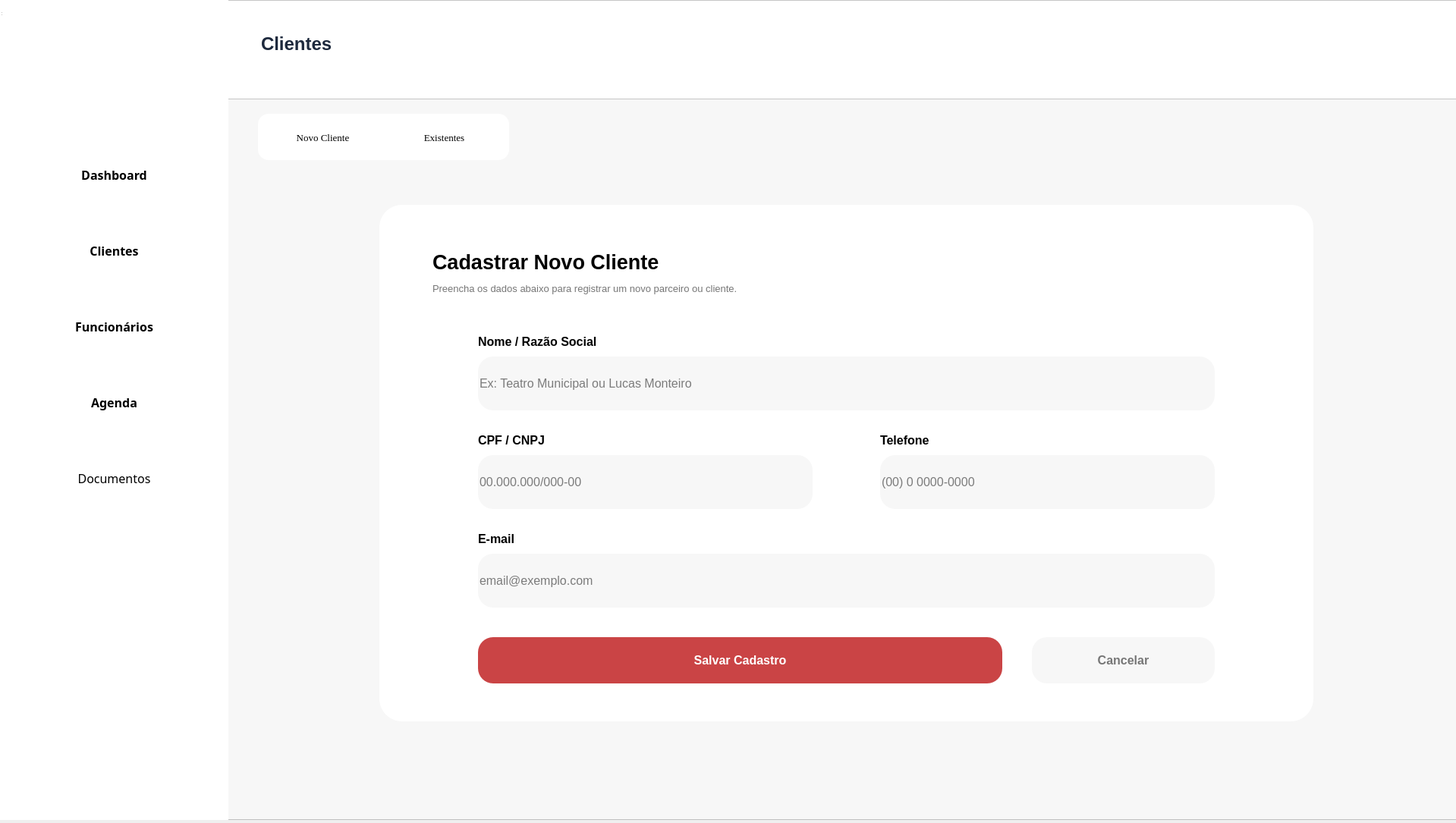
<?xml version="1.0" encoding="UTF-8"?>
<ui version="4.0">
 <class>Form</class>
<widget class="QWidget" name="Form">
  <property name="geometry">
   <rect>
    <x>0</x>
    <y>0</y>
    <width>1919</width>
    <height>1085</height>
   </rect>
  </property>
  <property name="cursor">
   <cursorShape>PointingHandCursor</cursorShape>
  </property>
  <property name="windowTitle">
   <string>MainWindow</string>
  </property>
  <widget class="QWidget" name="centralwidget">
   <widget class="QFrame" name="frame_3">
    <property name="geometry">
     <rect>
      <x>300</x>
      <y>130</y>
      <width>1621</width>
      <height>951</height>
     </rect>
    </property>
    <property name="toolTip">
     <string/>
    </property>
    <property name="styleSheet">
     <string notr="true">background-color: rgb(247, 247, 247);
</string>
    </property>
    <property name="frameShape">
     <enum>QFrame::StyledPanel</enum>
    </property>
    <property name="frameShadow">
     <enum>QFrame::Raised</enum>
    </property>
    <widget class="QFrame" name="Frame_Cliente">
     <property name="geometry">
      <rect>
       <x>200</x>
       <y>140</y>
       <width>1231</width>
       <height>681</height>
      </rect>
     </property>
     <property name="layoutDirection">
      <enum>Qt::RightToLeft</enum>
     </property>
     <property name="styleSheet">
      <string notr="true">#Frame_Cliente {
	background-color: white;
    border-radius: 30%;
	padding: 8px;
}
</string>
     </property>
     <property name="frameShape">
      <enum>QFrame::StyledPanel</enum>
     </property>
     <property name="frameShadow">
      <enum>QFrame::Raised</enum>
     </property>
     <widget class="QLabel" name="label">
      <property name="geometry">
       <rect>
        <x>70</x>
        <y>40</y>
        <width>451</width>
        <height>71</height>
       </rect>
      </property>
      <property name="font">
       <font>
        <pointsize>20</pointsize>
        <weight>75</weight>
        <bold>true</bold>
       </font>
      </property>
      <property name="styleSheet">
       <string notr="true">background-color: transparent;</string>
      </property>
      <property name="text">
       <string>Cadastrar Novo Cliente</string>
      </property>
     </widget>
     <widget class="QLabel" name="label_2">
      <property name="geometry">
       <rect>
        <x>70</x>
        <y>100</y>
        <width>521</width>
        <height>21</height>
       </rect>
      </property>
      <property name="font">
       <font>
        <pointsize>10</pointsize>
        <weight>50</weight>
        <bold>false</bold>
       </font>
      </property>
      <property name="styleSheet">
       <string notr="true">background-color: transparent;
color: rgb(118, 118, 118);</string>
      </property>
      <property name="text">
       <string>Preencha os dados abaixo para registrar um novo parceiro ou cliente.</string>
      </property>
     </widget>
     <widget class="QLineEdit" name="lineEdit_1">
      <property name="geometry">
       <rect>
        <x>130</x>
        <y>200</y>
        <width>971</width>
        <height>71</height>
       </rect>
      </property>
      <property name="font">
       <font>
        <pointsize>12</pointsize>
        <weight>50</weight>
        <bold>false</bold>
       </font>
      </property>
      <property name="styleSheet">
       <string notr="true">background-color: rgb(247, 247, 247);
border-radius: 20px;
border-color:rgb(202, 202, 202);</string>
      </property>
      <property name="text">
       <string/>
      </property>
      <property name="cursorPosition">
       <number>0</number>
      </property>
      <property name="readOnly">
       <bool>false</bool>
      </property>
      <property name="placeholderText">
       <string notr="true">Ex: Teatro Municipal ou Lucas Monteiro</string>
      </property>
      <property name="clearButtonEnabled">
       <bool>false</bool>
      </property>
     </widget>
     <widget class="QLineEdit" name="lineEdit_4">
      <property name="geometry">
       <rect>
        <x>130</x>
        <y>460</y>
        <width>971</width>
        <height>71</height>
       </rect>
      </property>
      <property name="font">
       <font>
        <pointsize>12</pointsize>
        <weight>50</weight>
        <bold>false</bold>
       </font>
      </property>
      <property name="styleSheet">
       <string notr="true">background-color: rgb(247, 247, 247);
border-radius: 20px;
border-color:rgb(202, 202, 202);</string>
      </property>
      <property name="text">
       <string/>
      </property>
      <property name="placeholderText">
       <string>email@exemplo.com</string>
      </property>
     </widget>
     <widget class="QLineEdit" name="lineEdit_2">
      <property name="geometry">
       <rect>
        <x>130</x>
        <y>330</y>
        <width>441</width>
        <height>71</height>
       </rect>
      </property>
      <property name="font">
       <font>
        <pointsize>12</pointsize>
        <weight>50</weight>
        <bold>false</bold>
       </font>
      </property>
      <property name="styleSheet">
       <string notr="true">background-color: rgb(247, 247, 247);
border-radius: 20px;
border-color:rgb(202, 202, 202);</string>
      </property>
      <property name="text">
       <string/>
      </property>
      <property name="placeholderText">
       <string>00.000.000/000-00</string>
      </property>
     </widget>
     <widget class="QLineEdit" name="lineEdit_3">
      <property name="geometry">
       <rect>
        <x>660</x>
        <y>330</y>
        <width>441</width>
        <height>71</height>
       </rect>
      </property>
      <property name="font">
       <font>
        <pointsize>12</pointsize>
        <weight>50</weight>
        <bold>false</bold>
       </font>
      </property>
      <property name="styleSheet">
       <string notr="true">background-color: rgb(247, 247, 247);
border-radius: 20px;
border-color:rgb(202, 202, 202);</string>
      </property>
      <property name="text">
       <string/>
      </property>
      <property name="placeholderText">
       <string>(00) 0 0000-0000</string>
      </property>
     </widget>
     <widget class="QLabel" name="label_3">
      <property name="geometry">
       <rect>
        <x>130</x>
        <y>170</y>
        <width>231</width>
        <height>21</height>
       </rect>
      </property>
      <property name="font">
       <font>
        <pointsize>12</pointsize>
        <weight>75</weight>
        <bold>true</bold>
       </font>
      </property>
      <property name="styleSheet">
       <string notr="true">background-color: transparent;</string>
      </property>
      <property name="text">
       <string>Nome / Razão Social</string>
      </property>
     </widget>
     <widget class="QLabel" name="label_4">
      <property name="geometry">
       <rect>
        <x>130</x>
        <y>300</y>
        <width>121</width>
        <height>21</height>
       </rect>
      </property>
      <property name="font">
       <font>
        <pointsize>12</pointsize>
        <weight>75</weight>
        <bold>true</bold>
       </font>
      </property>
      <property name="styleSheet">
       <string notr="true">background-color: transparent;</string>
      </property>
      <property name="text">
       <string>CPF / CNPJ</string>
      </property>
     </widget>
     <widget class="QLabel" name="label_5">
      <property name="geometry">
       <rect>
        <x>660</x>
        <y>300</y>
        <width>91</width>
        <height>21</height>
       </rect>
      </property>
      <property name="font">
       <font>
        <pointsize>12</pointsize>
        <weight>75</weight>
        <bold>true</bold>
       </font>
      </property>
      <property name="styleSheet">
       <string notr="true">background-color: transparent;</string>
      </property>
      <property name="text">
       <string>Telefone</string>
      </property>
     </widget>
     <widget class="QLabel" name="label_7">
      <property name="geometry">
       <rect>
        <x>130</x>
        <y>430</y>
        <width>91</width>
        <height>21</height>
       </rect>
      </property>
      <property name="font">
       <font>
        <pointsize>12</pointsize>
        <weight>75</weight>
        <bold>true</bold>
       </font>
      </property>
      <property name="styleSheet">
       <string notr="true">background-color: transparent;</string>
      </property>
      <property name="text">
       <string>E-mail</string>
      </property>
     </widget>
     <widget class="QPushButton" name="pushButton_3">
      <property name="geometry">
       <rect>
        <x>130</x>
        <y>570</y>
        <width>691</width>
        <height>61</height>
       </rect>
      </property>
      <property name="font">
       <font>
        <pointsize>12</pointsize>
        <weight>75</weight>
        <bold>true</bold>
       </font>
      </property>
      <property name="cursor">
       <cursorShape>PointingHandCursor</cursorShape>
      </property>
      <property name="styleSheet">
       <string notr="true">background-color: rgb(202, 68, 69);
color: white;
border-radius: 20px</string>
      </property>
      <property name="text">
       <string>Salvar Cadastro</string>
      </property>
     </widget>
     <widget class="QPushButton" name="pushButton_4">
      <property name="geometry">
       <rect>
        <x>860</x>
        <y>570</y>
        <width>241</width>
        <height>61</height>
       </rect>
      </property>
      <property name="font">
       <font>
        <pointsize>12</pointsize>
        <weight>75</weight>
        <bold>true</bold>
       </font>
      </property>
      <property name="cursor">
       <cursorShape>PointingHandCursor</cursorShape>
      </property>
      <property name="styleSheet">
       <string notr="true">border-radius: 20px;
background-color: rgb(247, 247, 247);
color: rgb(118, 118, 118);</string>
      </property>
      <property name="text">
       <string>Cancelar</string>
      </property>
     </widget>
    </widget>
    <widget class="QFrame" name="frame_4">
     <property name="geometry">
      <rect>
       <x>40</x>
       <y>20</y>
       <width>331</width>
       <height>61</height>
      </rect>
     </property>
     <property name="styleSheet">
      <string notr="true">background-color: white;
border-radius: 14px;</string>
     </property>
     <property name="frameShape">
      <enum>QFrame::StyledPanel</enum>
     </property>
     <property name="frameShadow">
      <enum>QFrame::Raised</enum>
     </property>
     <widget class="QPushButton" name="pushButton_2">
      <property name="geometry">
       <rect>
        <x>180</x>
        <y>11</y>
        <width>131</width>
        <height>41</height>
       </rect>
      </property>
      <property name="font">
       <font>
        <family>Georgia</family>
        <pointsize>10</pointsize>
       </font>
      </property>
      <property name="cursor">
       <cursorShape>PointingHandCursor</cursorShape>
      </property>
      <property name="text">
       <string>Existentes</string>
      </property>
      <property name="icon">
       <iconset>
        <normaloff>../Source/utilizador.png</normaloff>../Source/utilizador.png</iconset>
      </property>
      <property name="iconSize">
       <size>
        <width>20</width>
        <height>20</height>
       </size>
      </property>
     </widget>
     <widget class="QPushButton" name="pushButton">
      <property name="geometry">
       <rect>
        <x>20</x>
        <y>11</y>
        <width>131</width>
        <height>41</height>
       </rect>
      </property>
      <property name="font">
       <font>
        <family>Georgia</family>
        <pointsize>10</pointsize>
       </font>
      </property>
      <property name="cursor">
       <cursorShape>PointingHandCursor</cursorShape>
      </property>
      <property name="styleSheet">
       <string notr="true"/>
      </property>
      <property name="text">
       <string>Novo Cliente</string>
      </property>
      <property name="icon">
       <iconset>
        <normaloff>../Source/botao-adicionar.png</normaloff>../Source/botao-adicionar.png</iconset>
      </property>
      <property name="iconSize">
       <size>
        <width>20</width>
        <height>20</height>
       </size>
      </property>
     </widget>
    </widget>
   </widget>
   <widget class="QFrame" name="frame_2">
    <property name="geometry">
     <rect>
      <x>0</x>
      <y>0</y>
      <width>1921</width>
      <height>131</height>
     </rect>
    </property>
    <property name="styleSheet">
     <string notr="true">background-color: rgb(255,255,255);</string>
    </property>
    <property name="frameShape">
     <enum>QFrame::StyledPanel</enum>
    </property>
    <property name="frameShadow">
     <enum>QFrame::Raised</enum>
    </property>
    <widget class="QTextBrowser" name="textBrowser_2">
     <property name="geometry">
      <rect>
       <x>340</x>
       <y>40</y>
       <width>256</width>
       <height>51</height>
      </rect>
     </property>
     <property name="autoFillBackground">
      <bool>false</bool>
     </property>
     <property name="styleSheet">
      <string notr="true">border: 0px;
color:rgb(29, 41, 61);</string>
     </property>
     <property name="html">
      <string>&lt;!DOCTYPE HTML PUBLIC &quot;-//W3C//DTD HTML 4.0//EN&quot; &quot;http://www.w3.org/TR/REC-html40/strict.dtd&quot;&gt;
&lt;html&gt;&lt;head&gt;&lt;meta name=&quot;qrichtext&quot; content=&quot;1&quot; /&gt;&lt;style type=&quot;text/css&quot;&gt;
p, li { white-space: pre-wrap; }
&lt;/style&gt;&lt;/head&gt;&lt;body style=&quot; font-family:'MS Shell Dlg 2'; font-size:7.8pt; font-weight:400; font-style:normal;&quot;&gt;
&lt;p style=&quot; margin-top:0px; margin-bottom:0px; margin-left:0px; margin-right:0px; -qt-block-indent:0; text-indent:0px;&quot;&gt;&lt;span style=&quot; font-size:18pt; font-weight:600;&quot;&gt;Clientes&lt;/span&gt;&lt;/p&gt;&lt;/body&gt;&lt;/html&gt;</string>
     </property>
    </widget>
   </widget>
   <widget class="QFrame" name="frame">
    <property name="geometry">
     <rect>
      <x>0</x>
      <y>0</y>
      <width>301</width>
      <height>1081</height>
     </rect>
    </property>
    <property name="styleSheet">
     <string notr="true">background-color: rgb(255,255,255);
border: 1px;
box-shadow: 5px 5px 5px;
border-color:  rgb(149, 149, 149);</string>
    </property>
    <widget class="QPushButton" name="dashboard_button">
     <property name="geometry">
      <rect>
       <x>20</x>
       <y>200</y>
       <width>261</width>
       <height>61</height>
      </rect>
     </property>
     <property name="font">
      <font>
       <family>Segoe UI Semibold</family>
       <pointsize>12</pointsize>
       <weight>75</weight>
       <bold>true</bold>
      </font>
     </property>
     <property name="cursor">
      <cursorShape>PointingHandCursor</cursorShape>
     </property>
     <property name="layoutDirection">
      <enum>Qt::LeftToRight</enum>
     </property>
     <property name="styleSheet">
      <string notr="true">text-align: left;
color: rgb(139, 139, 139);
padding-left: 10px;
border-radius:10px;
hover-color {
	background-color:rgb(254, 242, 242 solid);
	color:rgb(159, 7, 18);
}</string>
     </property>
     <property name="text">
      <string>Dashboard</string>
     </property>
     <property name="icon">
      <iconset>
       <normaloff>../Source/dashboard.png</normaloff>../Source/dashboard.png</iconset>
     </property>
     <property name="iconSize">
      <size>
       <width>50</width>
       <height>50</height>
      </size>
     </property>
    </widget>
    <widget class="QPushButton" name="clientes_button">
     <property name="geometry">
      <rect>
       <x>20</x>
       <y>300</y>
       <width>261</width>
       <height>61</height>
      </rect>
     </property>
     <property name="font">
      <font>
       <family>Segoe UI Semibold</family>
       <pointsize>12</pointsize>
       <weight>75</weight>
       <bold>true</bold>
      </font>
     </property>
     <property name="cursor">
      <cursorShape>PointingHandCursor</cursorShape>
     </property>
     <property name="styleSheet">
      <string notr="true">text-align: left;
color: rgb(139, 139, 139);
padding-left: 10px;
border-radius:10px;
hover-color {
	background-color:rgb(254, 242, 242 solid);
	color:rgb(159, 7, 18);
}</string>
     </property>
     <property name="text">
      <string>Clientes</string>
     </property>
     <property name="icon">
      <iconset>
       <normaloff>../Source/cliente.png</normaloff>../Source/cliente.png</iconset>
     </property>
     <property name="iconSize">
      <size>
       <width>40</width>
       <height>40</height>
      </size>
     </property>
    </widget>
    <widget class="QPushButton" name="funcionarios_button">
     <property name="geometry">
      <rect>
       <x>20</x>
       <y>400</y>
       <width>261</width>
       <height>61</height>
      </rect>
     </property>
     <property name="font">
      <font>
       <family>Segoe UI Semibold</family>
       <pointsize>12</pointsize>
       <weight>75</weight>
       <bold>true</bold>
      </font>
     </property>
     <property name="cursor">
      <cursorShape>PointingHandCursor</cursorShape>
     </property>
     <property name="styleSheet">
      <string notr="true">text-align: left;
color: rgb(139, 139, 139);
padding-left: 10px;
border-radius:10px;
hover-color {
	background-color:rgb(254, 242, 242 solid);
	color:rgb(159, 7, 18);
}</string>
     </property>
     <property name="text">
      <string>Funcionários</string>
     </property>
     <property name="icon">
      <iconset>
       <normaloff>../Source/funcionarios.png</normaloff>../Source/funcionarios.png</iconset>
     </property>
     <property name="iconSize">
      <size>
       <width>40</width>
       <height>40</height>
      </size>
     </property>
    </widget>
    <widget class="QPushButton" name="agenda_button">
     <property name="geometry">
      <rect>
       <x>20</x>
       <y>500</y>
       <width>261</width>
       <height>61</height>
      </rect>
     </property>
     <property name="font">
      <font>
       <family>Segoe UI Semibold</family>
       <pointsize>12</pointsize>
       <weight>75</weight>
       <bold>true</bold>
      </font>
     </property>
     <property name="cursor">
      <cursorShape>PointingHandCursor</cursorShape>
     </property>
     <property name="styleSheet">
      <string notr="true">text-align: left;
color: rgb(139, 139, 139);
padding-left: 10px;
border-radius:10px;
hover-color {
	background-color:rgb(254, 242, 242 solid);
	color:rgb(159, 7, 18);
}</string>
     </property>
     <property name="text">
      <string>Agenda</string>
     </property>
     <property name="icon">
      <iconset>
       <normaloff>../Source/agenda.png</normaloff>../Source/agenda.png</iconset>
     </property>
     <property name="iconSize">
      <size>
       <width>50</width>
       <height>50</height>
      </size>
     </property>
    </widget>
    <widget class="QPushButton" name="documentos_button">
     <property name="geometry">
      <rect>
       <x>20</x>
       <y>600</y>
       <width>261</width>
       <height>61</height>
      </rect>
     </property>
     <property name="font">
      <font>
       <family>Segoe UI Semibold</family>
       <pointsize>12</pointsize>
       <weight>50</weight>
       <bold>false</bold>
      </font>
     </property>
     <property name="cursor">
      <cursorShape>PointingHandCursor</cursorShape>
     </property>
     <property name="styleSheet">
      <string notr="true">text-align: left;
color: rgb(139, 139, 139);
padding-left: 10px;
border-radius:10px;
hover-color {
	background-color:rgb(254, 242, 242 solid);
	color:rgb(159, 7, 18);
}</string>
     </property>
     <property name="text">
      <string>Documentos</string>
     </property>
     <property name="icon">
      <iconset>
       <normaloff>../Source/documentos.png</normaloff>../Source/documentos.png</iconset>
     </property>
     <property name="iconSize">
      <size>
       <width>50</width>
       <height>50</height>
      </size>
     </property>
    </widget>
    <widget class="QLabel" name="label_6">
     <property name="geometry">
      <rect>
       <x>40</x>
       <y>10</y>
       <width>191</width>
       <height>181</height>
      </rect>
     </property>
     <property name="text">
      <string/>
     </property>
     <property name="textFormat">
      <enum>Qt::AutoText</enum>
     </property>
     <property name="pixmap">
      <pixmap>../Source/Cenicos.jpg</pixmap>
     </property>
     <property name="scaledContents">
      <bool>true</bool>
     </property>
    </widget>
   </widget>
  </widget>
  <widget class="QStatusBar" name="statusbar"/>
 </widget>
 <resources/>
 <connections/>
</ui>
